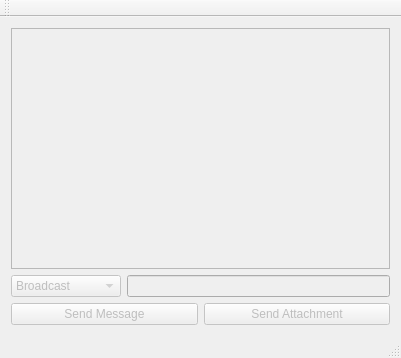
<?xml version="1.0" encoding="UTF-8"?>
<ui version="4.0">
 <class>MainWindow</class>
 <widget class="QMainWindow" name="MainWindow">
  <property name="geometry">
   <rect>
    <x>0</x>
    <y>0</y>
    <width>401</width>
    <height>358</height>
   </rect>
  </property>
  <property name="windowTitle">
   <string>ChatServer</string>
  </property>
  <property name="styleSheet">
   <string notr="true"/>
  </property>
  <widget class="QWidget" name="centralWidget">
   <property name="enabled">
    <bool>false</bool>
   </property>
   <layout class="QGridLayout" name="gridLayout">
    <item row="0" column="0">
     <widget class="QTextBrowser" name="textBrowser_receivedMessages">
      <property name="enabled">
       <bool>false</bool>
      </property>
      <property name="styleSheet">
       <string notr="true"/>
      </property>
     </widget>
    </item>
    <item row="1" column="0">
     <layout class="QGridLayout" name="gridLayout_2">
      <item row="1" column="0">
       <widget class="QPushButton" name="pushButton_sendMessage">
        <property name="minimumSize">
         <size>
          <width>0</width>
          <height>0</height>
         </size>
        </property>
        <property name="styleSheet">
         <string notr="true"/>
        </property>
        <property name="text">
         <string>Send Message</string>
        </property>
       </widget>
      </item>
      <item row="1" column="1">
       <widget class="QPushButton" name="pushButton_sendAttachment">
        <property name="styleSheet">
         <string notr="true"/>
        </property>
        <property name="text">
         <string>Send Attachment</string>
        </property>
        <property name="flat">
         <bool>false</bool>
        </property>
       </widget>
      </item>
      <item row="0" column="0" colspan="2">
       <layout class="QHBoxLayout" name="horizontalLayout">
        <item>
         <widget class="QComboBox" name="comboBox_receiver">
          <property name="minimumSize">
           <size>
            <width>110</width>
            <height>0</height>
           </size>
          </property>
          <item>
           <property name="text">
            <string>Broadcast</string>
           </property>
          </item>
         </widget>
        </item>
        <item>
         <widget class="QLineEdit" name="lineEdit_message">
          <property name="minimumSize">
           <size>
            <width>150</width>
            <height>0</height>
           </size>
          </property>
          <property name="styleSheet">
           <string notr="true"/>
          </property>
         </widget>
        </item>
       </layout>
      </item>
     </layout>
    </item>
   </layout>
  </widget>
  <widget class="QMenuBar" name="menuBar">
   <property name="geometry">
    <rect>
     <x>0</x>
     <y>0</y>
     <width>401</width>
     <height>21</height>
    </rect>
   </property>
  </widget>
  <widget class="QToolBar" name="mainToolBar">
   <attribute name="toolBarArea">
    <enum>TopToolBarArea</enum>
   </attribute>
   <attribute name="toolBarBreak">
    <bool>false</bool>
   </attribute>
  </widget>
  <widget class="QStatusBar" name="statusBar"/>
 </widget>
 <layoutdefault spacing="6" margin="11"/>
 <resources/>
 <connections/>
</ui>
